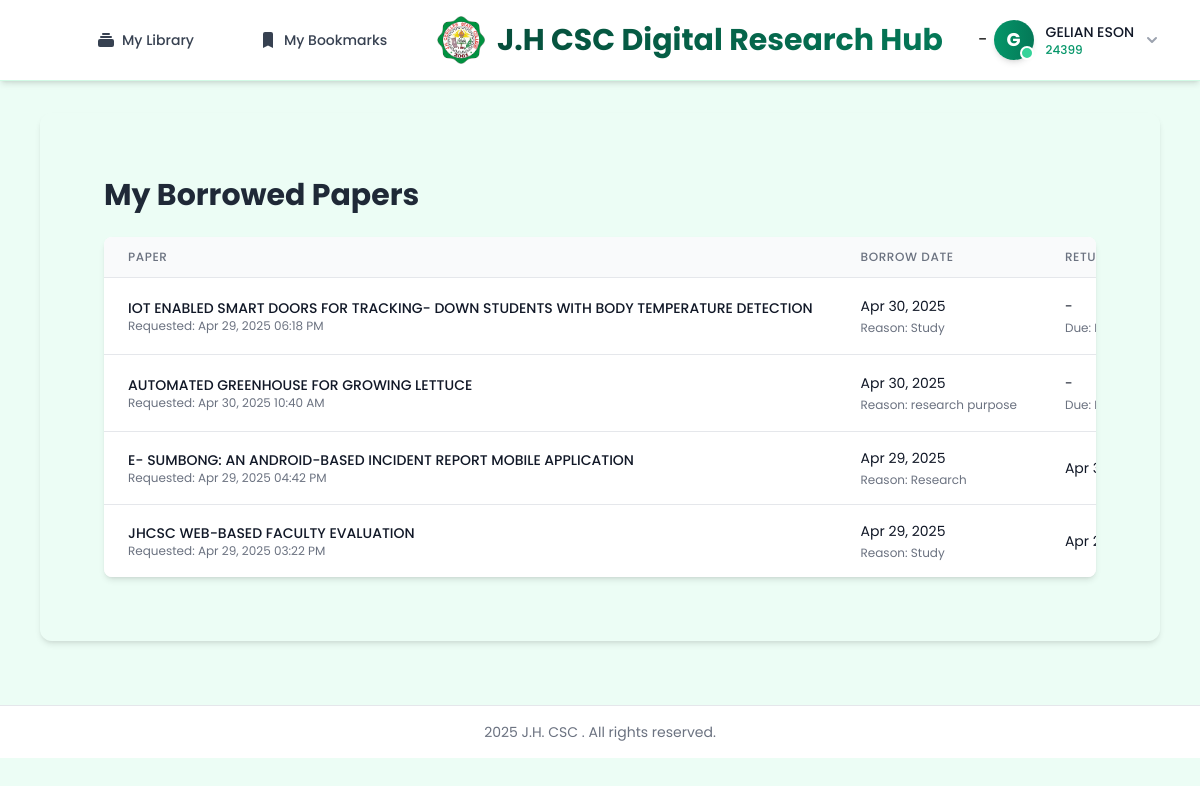
The page /accounts/my-borrowed-papers/ (signed in) on the database as committed earlier.
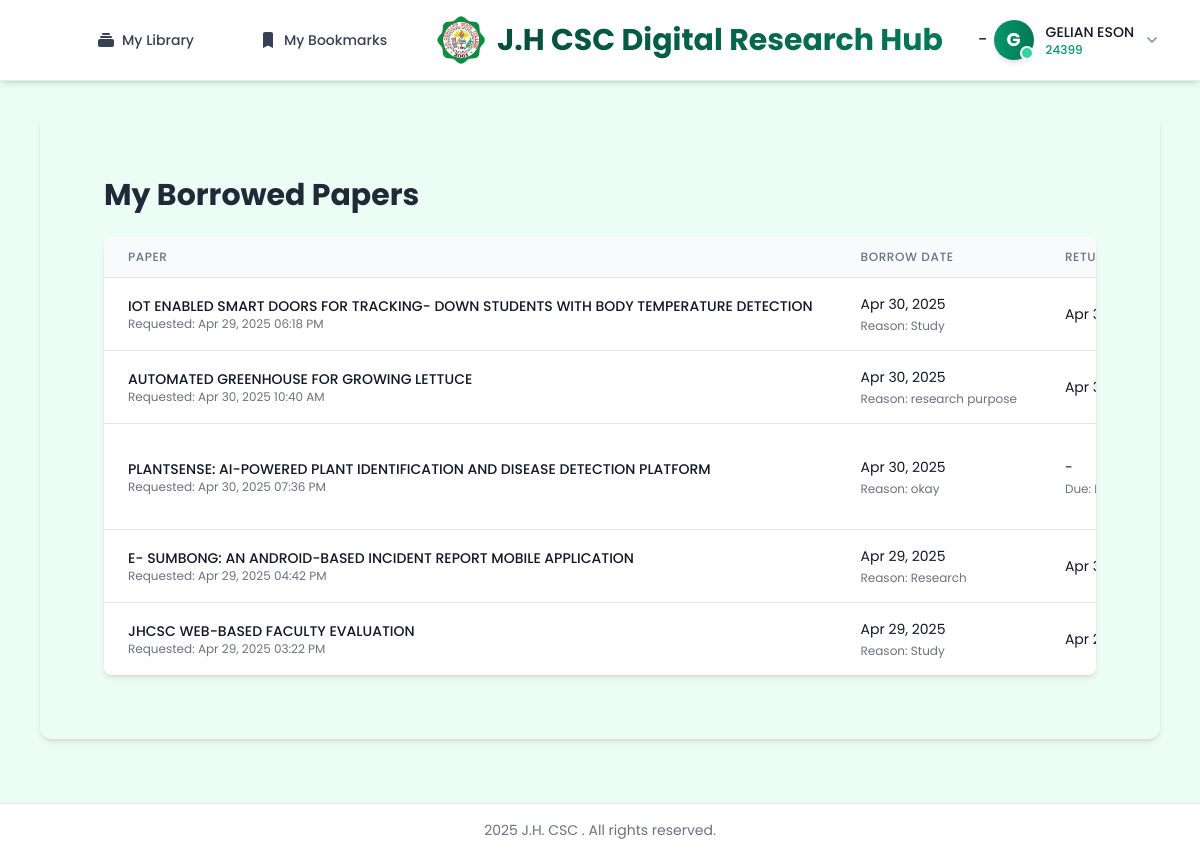
The same page on the database as committed later.
### scholar/models.py (models this page shows, shortened)
class Student(models.Model):
    YEAR_CHOICES = [
        (1, '1st Year'),
        (2, '2nd Year'),
        (3, '3rd Year'),
        (4, '4th Year'),
        (5, '5th Year'),
    ]
    PROGRAM_CHOICES = [
        ('MAgDev-AE', 'Master of Agricultural Development - Agricultural Extension'),
        ('BSA-CS', 'Bachelor of Science in Agriculture - Crop Science'),
        ('BSA-AS', 'Bachelor of Science in Agriculture - Animal Science'),
        ('MAEd-EA', 'Master of Arts in Education - Educational Administration'),
        ('BEEd', 'Bachelor of Elementary Education'),
        ('BPEd', 'Bachelor of Physical Education'),
        ('BSEd-ENG', 'Bachelor of Secondary Education - English'),
        ('BSEd-MATH', 'Bachelor of Secondary Education - Mathematics'),
        ('BSIT', 'Bachelor of Science in Information Technology'),
        ('BSCrim', 'Bachelor of Science in Criminology'),
        ('BSISM', 'Bachelor of Science in Industrial Security Management'),
    ]
    user = models.OneToOneField(User, on_delete=models.CASCADE)
    student_id = models.CharField(max_length=50, unique=True)
    program = models.CharField(max_length=100, choices=PROGRAM_CHOICES)
    year_level = models.IntegerField(choices=YEAR_CHOICES)

class Borrow(models.Model):
    STATUS_CHOICES = [
        ('pending', 'Pending Approval'),
        ('approved', 'Approved'),
        ('rejected', 'Rejected'),
        ('reserved', 'Reserved'),
    ]
    RETURN_STATUS_CHOICES = [
        ('pending', 'Pending Return Approval'),
        ('approved', 'Return Approved'),
        ('rejected', 'Return Rejected'),
    ]
    user = models.ForeignKey(User, on_delete=models.CASCADE)
    paper = models.ForeignKey(Paper, on_delete=models.CASCADE)
    borrow_date = models.DateTimeField(default=timezone.now)
    return_date = models.DateTimeField(null=True, blank=True)
    status = models.CharField(max_length=10, choices=STATUS_CHOICES, default='pending')
    return_status = models.CharField(max_length=10, choices=RETURN_STATUS_CHOICES, null=True, blank=True)
    is_returned = models.BooleanField(default=False)
    due_date = models.DateTimeField(null=True, blank=True)
    borrow_reason = models.TextField(blank=True, null=True, help_text='Reason for borrowing this paper')
    request_date = models.DateTimeField(default=timezone.now)
    notification_read = models.BooleanField(default=False, help_text='Whether the approval notification has been read')
    rejection_reason = models.TextField(blank=True, null=True, help_text='Reason for rejecting this borrow request')
    class Meta:
        ordering = ['-borrow_date']

class Paper(models.Model):
    title = models.CharField(max_length=255)
    authors = models.ManyToManyField('Author', related_name='papers')
    abstract = models.TextField()
    publication_date = models.DateField()
    citations = models.PositiveIntegerField(default=0)
    available_copies = models.PositiveIntegerField(default=1)
    view_count = models.PositiveIntegerField(default=0)
    viewers = models.ManyToManyField(User, related_name='viewed_papers', blank=True)
    pdf_file = models.FileField(upload_to='papers/', blank=True, null=True)
    program = models.CharField(
        max_length=100,
        choices=Student.PROGRAM_CHOICES,
        default='BSIT'  # Setting default value to BSIT
    )
    keywords = models.CharField(max_length=255, blank=True, help_text='Comma-separated keywords')
    created_at = models.DateTimeField(auto_now_add=True, null=True)

### scholar/views.py (the view)
# urls.py: path('my-borrowed-papers/', views.my_borrowed_papers, name='my_borrowed_papers'),
@login_required
def my_borrowed_papers(request):
    borrows = Borrow.objects.filter(user=request.user).order_by('-borrow_date')
    return render(request, 'scholar/my_borrowed_papers.html', {'borrows': borrows})

### scholar/context_processors.py (called while the page is built, shortened)
def admin_stats(request):
    context = {}
    if request.user.is_authenticated and not request.user.is_staff:
        recent_time = timezone.now() - timedelta(days=7)
        recent_approved_borrows = Borrow.objects.filter(
            user=request.user,
            status='approved',
            borrow_date__gte=recent_time
        ).order_by('-borrow_date')
        unread_notifications = recent_approved_borrows.filter(notification_read=False)
        context['recent_approved_borrows'] = recent_approved_borrows
        context['unread_notifications_count'] = unread_notifications.count()
    return context

### scholar/templates/scholar/my_borrowed_papers.html (shortened to what this page needs)
{% extends 'scholar/base.html' %}
{% block content %}
<div class="container mx-auto px-3 sm:px-4 py-4 sm:py-8">
    <h1 class="text-xl sm:text-2xl md:text-3xl font-bold text-gray-800 mb-4 sm:mb-6">My Borrowed Papers</h1>
    <div class="hidden sm:block bg-white shadow-md rounded-lg overflow-hidden">
        <div class="overflow-x-auto">
            <table class="min-w-full divide-y divide-gray-200">
                <thead class="bg-gray-50">
                    <tr>
                        <th scope="col" class="px-6 py-3 text-left text-xs font-medium text-gray-500 uppercase tracking-wider">
                            Paper
                        </th>
                        <th scope="col" class="px-6 py-3 text-left text-xs font-medium text-gray-500 uppercase tracking-wider">
                            Borrow Date
                        </th>
                        <th scope="col" class="px-6 py-3 text-left text-xs font-medium text-gray-500 uppercase tracking-wider">
                            Return Date
                        </th>
                    </tr>
                </thead>
                <tbody class="bg-white divide-y divide-gray-200">
                    {% for borrow in borrows %}
                    <tr class="hover:bg-gray-50 transition-colors">
                        <td class="px-6 py-4 whitespace-nowrap">
                            <div class="text-sm font-medium text-gray-900">{{ borrow.paper.title|upper }}</div>
                            <div class="text-xs text-gray-500">Requested: {{ borrow.request_date|date:"M d, Y h:i A" }}</div>
                        </td>
                        <td class="px-6 py-4 whitespace-nowrap">
                            <div class="text-sm text-gray-900">{{ borrow.borrow_date|date:"M d, Y" }}</div>
                            {% if borrow.borrow_reason %}
                            <div class="text-xs text-gray-500 mt-1">Reason: {{ borrow.borrow_reason|truncatechars:30 }}</div>
                            {% endif %}
                        </td>
                        <td class="px-6 py-4 whitespace-nowrap">
                            <div class="text-sm text-gray-900">{{ borrow.return_date|date:"M d, Y"|default:"-" }}</div>
                            {% if borrow.due_date and not borrow.is_returned %}
                            <div class="text-xs text-gray-500 mt-1">Due: {{ borrow.due_date|date:"M d, Y" }}</div>
                            {% endif %}
                        </td>
                    </tr>
                    {% empty %}
                    <tr>
                        <td colspan="5" class="px-6 py-4 text-center text-sm text-gray-500">
                            No borrowed papers found.
                        </td>
                    </tr>
                    {% endfor %}
                </tbody>
            </table>
        </div>
    </div>
</div>
{% endblock %}

### scholar/templates/scholar/base.html (shortened to what this page needs)
<!DOCTYPE html>
<html lang="en">
<head>
    <script src="https://cdn.tailwindcss.com"></script>
</head>
<body class="bg-emerald-50 font-sans text-base">
    <div class="fixed inset-0 pattern-background pointer-events-none"></div>
    {% include 'scholar/partials/navbar.html' %}
    <main class="relative max-w-full mx-auto py-4 sm:py-6 md:py-8 px-3 sm:px-4 md:px-6 lg:px-10">
        <div class="content-background rounded-lg sm:rounded-xl shadow-sm p-4 sm:p-6 md:p-8">
            {% block content %}{% endblock %}
        </div>
    </main>
    {% include 'scholar/partials/footer.html' %}
</body>
</html>

### scholar/templates/scholar/partials/navbar.html (shortened to what this page needs)
{% load static %}
<nav class="bg-white border-b border-emerald-100 shadow-md sticky top-0 z-50 transition-all duration-300" x-data="{ mobileMenuOpen: false, scrolled: false }" @scroll.window="scrolled = (window.pageYOffset > 20)" :class="{'shadow-lg bg-white/95 backdrop-blur-sm': scrolled}">
    <div class="max-w-7xl mx-auto px-2 sm:px-4 md:px-6 lg:px-8">
        <div class="flex justify-between h-16 sm:h-20 items-center relative gap-2 md:gap-4">
            <div class="flex items-center space-x-2 sm:space-x-4 md:space-x-8">
                <a href="{% url 'home' %}" class="flex items-center group md:hidden">
                <div class="hidden sm:flex sm:items-center sm:space-x-2 md:space-x-4">
                    {% if user.is_authenticated and not user.is_staff %}
                        <a href="{% url 'my_borrowed_papers' %}"
                           class="nav-link inline-flex items-center px-4 py-2 text-sm font-medium rounded-md transition-all duration-150 {% if 'my_borrowed_papers' in request.path %}text-emerald-700 bg-emerald-50 hover:bg-emerald-100{% else %}text-gray-700 hover:text-gray-900 hover:bg-emerald-50{% endif %}">
                            <svg class="mr-1.5 h-5 w-5" xmlns="http://www.w3.org/2000/svg" viewBox="0 0 20 20" fill="currentColor">
                                <path d="M7 3a1 1 0 000 2h6a1 1 0 100-2H7zM4 7a1 1 0 011-1h10a1 1 0 110 2H5a1 1 0 01-1-1zM2 11a2 2 0 012-2h12a2 2 0 012 2v4a2 2 0 01-2 2H4a2 2 0 01-2-2v-4z" />
                            </svg>
                            My Library
                        </a>
                    {% endif %}
                </div>
                <div class="hidden sm:flex sm:items-center sm:space-x-2 md:space-x-4">
                    {% if user.is_authenticated and not user.is_staff %}
                    <a href="{% url 'my_bookmarked_papers' %}"
                           class="nav-link inline-flex items-center px-4 py-2 text-sm font-medium rounded-md transition-all duration-150 {% if 'my_bookmarks' in request.path %}text-emerald-700 bg-emerald-50 hover:bg-emerald-100{% else %}text-gray-700 hover:text-gray-900 hover:bg-emerald-50{% endif %}">
                            <svg class="mr-1.5 h-5 w-5" xmlns="http://www.w3.org/2000/svg" viewBox="0 0 20 20" fill="currentColor">
                                <path d="M5 4a2 2 0 012-2h6a2 2 0 012 2v14l-5-2.5L5 18V4z" />
                            </svg>
                            My Bookmarks
                        </a>
                    {% endif %}
                </div>            </div>
            <div class="hidden md:flex items-center justify-center mx-auto max-w-xl lg:max-w-2xl px-2 sm:px-4 overflow-hidden">
                <a href="{% url 'home' %}" class="flex items-center group">
                    <img src="/static/images/jh-logo.png" alt="JH CSC Logo" class="h-10 md:h-12 w-auto mr-2 md:mr-3">
                    <span class="text-xl md:text-2xl lg:text-3xl font-bold bg-gradient-to-r from-emerald-900 to-emerald-700 bg-clip-text text-transparent truncate">J.H CSC Digital Research Hub</span>
                </a>
            </div>
            <div class="flex items-center space-x-4 sm:space-x-6 ml-auto shrink-0">
 -
                {% if user.is_authenticated %}
    <div class="relative z-[100]" x-data="{ open: false }">
        <button @click="open = !open"
                class="flex items-center space-x-2 sm:space-x-3 group focus:outline-none rounded-lg p-1.5 transition-all duration-200 hover:bg-emerald-50"
                :class="{ 'ring-2 ring-emerald-500 ring-offset-2 bg-emerald-50': open }">
            <div class="flex items-center space-x-2 sm:space-x-3">
                <div class="relative">
                    <div class="w-8 h-8 sm:w-10 sm:h-10 rounded-full bg-gradient-to-r from-emerald-600 to-emerald-700 flex items-center justify-center text-white font-bold text-base sm:text-lg shadow-md transform transition-transform duration-200 group-hover:scale-105">
                        {{ user.username|make_list|first|upper }}
                    </div>
                    <div class="absolute bottom-0 right-0 w-2.5 sm:w-3.5 h-2.5 sm:h-3.5 bg-emerald-400 border-2 border-white rounded-full"></div>
                </div>
                <div class="hidden xs:flex items-center">
                    <div class="flex flex-col items-start">
                        <span class="text-xs sm:text-sm font-medium text-gray-900">{{ user.get_full_name|default:user.username|upper }}</span>
                        <span class="text-xs text-emerald-600 font-medium">{{ user.student.student_id }}</span>
                    </div>
                </div>
            </div>
        </button>
            {% endif %}
        </div>
    </div>
</nav>

### scholar/templates/scholar/partials/footer.html
<footer class="bg-white border-t border-gray-200 mt-4 sm:mt-8">
    <div class="max-w-7xl mx-auto py-3 sm:py-4 px-3 sm:px-4 md:px-6 lg:px-8">
        <p class="text-center text-xs sm:text-sm text-gray-500"> {% now "Y" %} J.H. CSC . All rights reserved.</p>
    </div>
</footer>

### scholar/templates/scholar/base.html (style rules this page uses)
html { font-size: 16px; -webkit-text-size-adjust: 100%; }
body { overflow-x: hidden; touch-action: manipulation; }
button, a, input[type="button"], input[type="submit"] { min-height: 44px; }
.overflow-x-auto { -webkit-overflow-scrolling: touch; }
h1 { font-size: 1.5rem; line-height: 1.2; }
@media (min-width: 640px) { h1 { font-size: 1.875rem; } }
@media (min-width: 768px) { h1 { font-size: 2.25rem; } }
.content-background { box-shadow: 0 1px 3px rgba(0,0,0,0.1); }
@media (min-width: 640px) { .content-background { box-shadow: 0 4px 6px -1px rgba(0, 0, 0, 0.1), 0 2px 4px -1px rgba(0, 0, 0, 0.06); } }

Rows that differ between the two databases and show on the page:
changed Borrow "Apr 29, 2025 06:18 PM": return_date "-" → "Apr…"; no longer shows "Due:"
changed Borrow "Apr 30, 2025 10:40 AM": return_date "-" → "Apr…"; no longer shows "Due:"
added Borrow: paper "PLANTSENSE: AI-POWERED PLANT IDENTIFICATION AND DISEASE DETECTION PLATFORM", request_date "Apr 30, 2025 07:36 PM", borrow_date "Apr 30, 2025", borrow_reason "okay", return_date "-"
